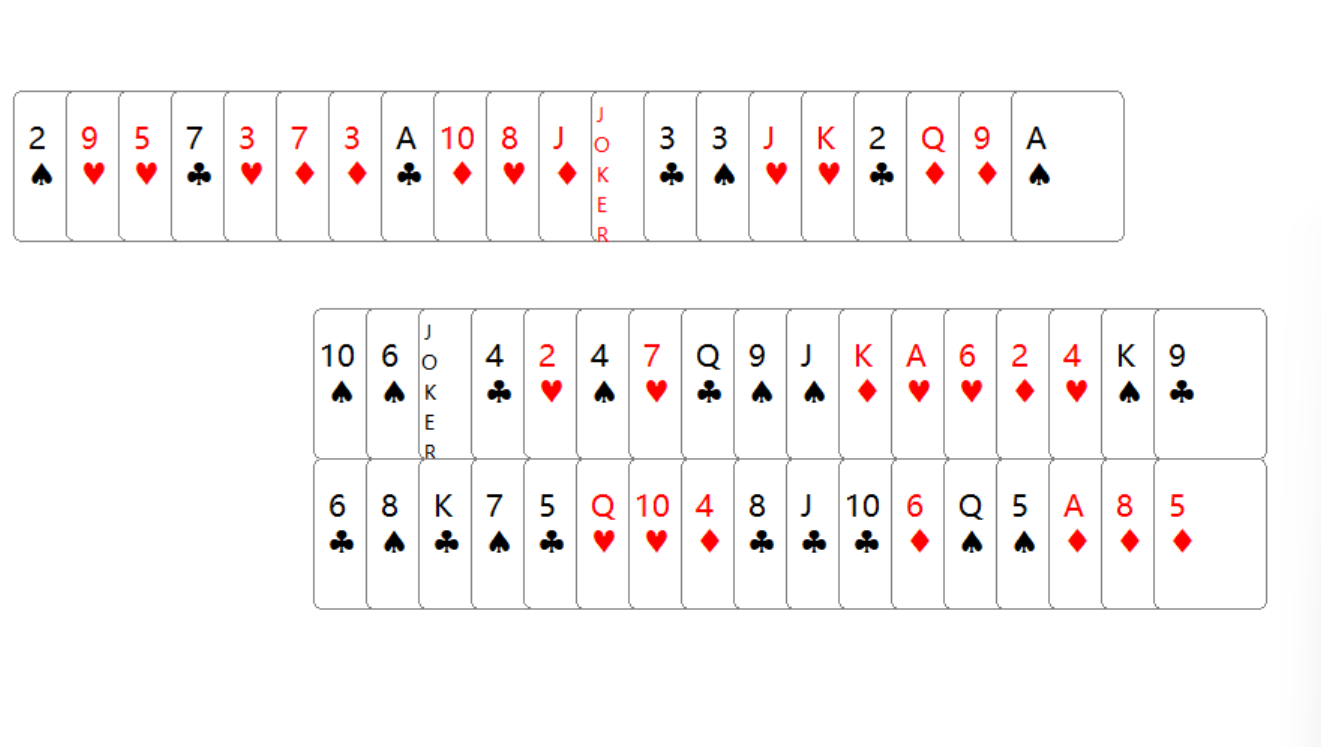

Write the Python code that produced this figure.
import random as r
import turtle as t
t.hideturtle()
t.speed(0)
pk=['红心 A','红心 2','红心 3','红心 4','红心 5','红心 6','红心 7','红心 8', '红心 9','红心10','红心 J','红心 Q','红心 K',
'黑桃 A','黑桃 2','黑桃 3', '黑桃 4','黑桃 5','黑桃 6','黑桃 7','黑桃 8', '黑桃 9','黑桃10','黑桃 J', '黑桃 Q','黑桃 K',
'方块 A','方块 2','方块 3','方块 4','方块 5','方块 6','方块 7','方块 8', '方块 9','方块10','方块 J','方块 Q','方块 K',
'梅花 A','梅花 2','梅花 3','梅花 4','梅花 5','梅花 6','梅花 7','梅花 8', '梅花 9','梅花10','梅花 J','梅花 Q','梅花 K',
'  小王','  大王']
dz=[]
nm1=[]
nm2=[]
def yd(x,y):
    t.penup()
    t.goto(x,y)
    t.pendown()
def pm(x,y):
    yd(x,y)
    for i in range(2):
        t.color("grey","white")
        t.begin_fill()
        t.forward(65)
        t.circle(5,90)
        t.forward(90)
        t.circle(5,90)
        t.end_fill()
        
def zt(x,y):
    pm(x,y)
    yd(x+5,y+30)







    
#t.write(,font=("微软雅黑", 50, "normal"))
for i in range(17):
    num=r.randint(0,len(pk)-1)
    dz.append(pk[num])
    zt(-600+i*35,245)
    if(dz[i][0:2]=="红心"):
        t.color("red")
        t.write('\u2665',font=("微软雅黑", 20, "normal"))
        yd(-600+i*35,300)
        t.write(dz[i][2:4],font=("微软雅黑", 15, "normal"))
    if(dz[i][0:2]=="黑桃"):
        t.color("black")
        t.write('\u2660',font=("微软雅黑", 20, "normal"))
        yd(-600+i*35,300)
        t.write(dz[i][2:4],font=("微软雅黑", 15, "normal")) 
    if(dz[i][0:2]=="方块"):
        t.color("red")
        t.write('\u2666',font=("微软雅黑", 20, "normal"))
        yd(-600+i*35,300)
        t.write(dz[i][2:4],font=("微软雅黑", 15, "normal")) 
    if(dz[i][0:2]=="梅花"):
        t.color("black")
        t.write('\u2663',font=("微软雅黑", 20, "normal"))
        yd(-600+i*35,300)
        t.write(dz[i][2:4],font=("微软雅黑", 15, "normal")) 
    if(dz[i][2:4]=="小王"):
        t.color("black")
        yd(-600+i*35,320)
        t.write("J",font=("微软雅黑", 10, "normal"))
        yd(-602+i*35,300)
        t.write("O",font=("微软雅黑", 10, "normal"))
        yd(-600+i*35,280)
        t.write("K",font=("微软雅黑", 10, "normal"))
        yd(-600+i*35,260)
        t.write("E",font=("微软雅黑", 10, "normal"))
        yd(-600+i*35,240)
        t.write("R",font=("微软雅黑", 10, "normal"))
    if(dz[i][2:4]=="大王"):
        t.color("red")
        yd(-600+i*35,320)
        t.write("J",font=("微软雅黑", 10, "normal"))
        yd(-602+i*35,300)
        t.write("O",font=("微软雅黑", 10, "normal"))
        yd(-600+i*35,280)
        t.write("K",font=("微软雅黑", 10, "normal"))
        yd(-600+i*35,260)
        t.write("E",font=("微软雅黑", 10, "normal"))
        yd(-600+i*35,240)
        t.write("R",font=("微软雅黑", 10, "normal"))
    del pk[num]

    num=r.randint(0,len(pk)-1)
    nm1.append(pk[num])
    zt(-400+i*35,100)
    
    if(nm1[i][0:2]=="红心"):
        t.color("red")
        t.write('\u2665',font=("微软雅黑", 20, "normal"))
        yd(-400+i*35,155)
        t.write(nm1[i][2:4],font=("微软雅黑", 15, "normal"))
    if(nm1[i][0:2]=="黑桃"):
        t.color("black")
        t.write('\u2660',font=("微软雅黑", 20, "normal"))
        yd(-400+i*35,155)
        t.write(nm1[i][2:4],font=("微软雅黑", 15, "normal")) 
    if(nm1[i][0:2]=="方块"):
        t.color("red")
        t.write('\u2666',font=("微软雅黑", 20, "normal"))
        yd(-400+i*35,155)
        t.write(nm1[i][2:4],font=("微软雅黑", 15, "normal")) 
    if(nm1[i][0:2]=="梅花"):
        t.color("black")
        t.write('\u2663',font=("微软雅黑", 20, "normal"))
        yd(-400+i*35,155)
        t.write(nm1[i][2:4],font=("微软雅黑", 15, "normal")) 
    if(nm1[i][2:4]=="小王"):
        t.color("black")
        yd(-400+i*35,175)
        t.write("J",font=("微软雅黑", 10, "normal"))
        yd(-402+i*35,155)
        t.write("O",font=("微软雅黑", 10, "normal"))
        yd(-400+i*35,135)
        t.write("K",font=("微软雅黑", 10, "normal"))
        yd(-400+i*35,115)
        t.write("E",font=("微软雅黑", 10, "normal"))
        yd(-400+i*35,95)
        t.write("R",font=("微软雅黑", 10, "normal"))
    if(nm1[i][2:4]=="大王"):
        t.color("red")
        yd(-400+i*35,175)
        t.write("J",font=("微软雅黑", 10, "normal"))
        yd(-402+i*35,155)
        t.write("O",font=("微软雅黑", 10, "normal"))
        yd(-400+i*35,135)
        t.write("K",font=("微软雅黑", 10, "normal"))
        yd(-400+i*35,115)
        t.write("E",font=("微软雅黑", 10, "normal"))
        yd(-400+i*35,95)
        t.write("R",font=("微软雅黑", 10, "normal"))
    del pk[num]
    
    num=r.randint(0,len(pk)-1)
    nm2.append(pk[num])
    zt(-400+i*35,0)
    if(nm2[i][0:2]=="红心"):
        t.color("red")
        t.write('\u2665',font=("微软雅黑", 20, "normal"))
        yd(-400+i*35,55)
        t.write(nm2[i][2:4],font=("微软雅黑", 15, "normal"))
    if(nm2[i][0:2]=="黑桃"):
        t.color("black")
        t.write('\u2660',font=("微软雅黑", 20, "normal"))
        yd(-400+i*35,55)
        t.write(nm2[i][2:4],font=("微软雅黑", 15, "normal")) 
    if(nm2[i][0:2]=="方块"):
        t.color("red")
        t.write('\u2666',font=("微软雅黑", 20, "normal"))
        yd(-400+i*35,55)
        t.write(nm2[i][2:4],font=("微软雅黑", 15, "normal")) 
    if(nm2[i][0:2]=="梅花"):
        t.color("black")
        t.write('\u2663',font=("微软雅黑", 20, "normal"))
        yd(-400+i*35,55)
        t.write(nm2[i][2:4],font=("微软雅黑", 15, "normal")) 
    if(nm2[i][2:4]=="小王"):
        t.color("black")
        yd(-400+i*35,75)
        t.write("J",font=("微软雅黑", 10, "normal"))
        yd(-402+i*35,55)
        t.write("O",font=("微软雅黑", 10, "normal"))
        yd(-400+i*35,35)
        t.write("K",font=("微软雅黑", 10, "normal"))
        yd(-400+i*35,15)
        t.write("E",font=("微软雅黑", 10, "normal"))
        yd(-400+i*35,-5)
        t.write("R",font=("微软雅黑", 10, "normal"))
    if(nm2[i][2:4]=="大王"):
        t.color("red")
        yd(-400+i*35,75)
        t.write("J",font=("微软雅黑", 10, "normal"))
        yd(-402+i*35,55)
        t.write("O",font=("微软雅黑", 10, "normal"))
        yd(-400+i*35,35)
        t.write("K",font=("微软雅黑", 10, "normal"))
        yd(-400+i*35,15)
        t.write("E",font=("微软雅黑", 10, "normal"))
        yd(-400+i*35,-5)
        t.write("R",font=("微软雅黑", 10, "normal"))
    del pk[num]

       

for j in range(1,4): 
    num=r.randint(0,len(pk)-1)
    dz.append(pk[num])
    zt(-600+i*35+j*35,245)
    if(dz[i+j][0:2]=="红心"):
        t.color("red")
        t.write('\u2665',font=("微软雅黑", 20, "normal"))
        yd(-600+i*35+j*35,300)
        t.write(dz[i+j][2:4],font=("微软雅黑", 15, "normal"))
    if(dz[i+j][0:2]=="黑桃"):
        t.color("black")
        t.write('\u2660',font=("微软雅黑", 20, "normal"))
        yd(-600+i*35+j*35,300)
        t.write(dz[i+j][2:4],font=("微软雅黑", 15, "normal")) 
    if(dz[i+j][0:2]=="方块"):
        t.color("red")
        t.write('\u2666',font=("微软雅黑", 20, "normal"))
        yd(-600+i*35+j*35,300)
        t.write(dz[i+j][2:4],font=("微软雅黑", 15, "normal")) 
    if(dz[i+j][0:2]=="梅花"):
        t.color("black")
        t.write('\u2663',font=("微软雅黑", 20, "normal"))
        yd(-600+i*35+j*35,300)
        t.write(dz[i+j][2:4],font=("微软雅黑", 15, "normal")) 
    if(dz[i+j][2:4]=="小王"):
        t.color("black")
        yd(-600+i*35+j*35,320)
        t.write("J",font=("微软雅黑", 10, "normal"))
        yd(-602+i*35+j*35,300)
        t.write("O",font=("微软雅黑", 10, "normal"))
        yd(-600+i*35+j*35,280)
        t.write("K",font=("微软雅黑", 10, "normal"))
        yd(-600+i*35+j*35,260)
        t.write("E",font=("微软雅黑", 10, "normal"))
        yd(-600+i*35+j*35,240)
        t.write("R",font=("微软雅黑", 10, "normal"))
    if(dz[i+j][2:4]=="大王"):
        t.color("red")
        yd(-600+i*35+j*35,320)
        t.write("J",font=("微软雅黑", 10, "normal"))
        yd(-602+i*35+j*35,300)
        t.write("O",font=("微软雅黑", 10, "normal"))
        yd(-600+i*35+j*35,280)
        t.write("K",font=("微软雅黑", 10, "normal"))
        yd(-600+i*35+j*35,260)
        t.write("E",font=("微软雅黑", 10, "normal"))
        yd(-600+i*35+j*35,240)
        t.write("R",font=("微软雅黑", 10, "normal"))
    del pk[num]
"""t.color("black")
yd(-598,310)
t.write("J",font=("微软雅黑", 10, "normal"))
yd(-600,295)
t.write("O",font=("微软雅黑", 10, "normal"))
yd(-598,280)
t.write("K",font=("微软雅黑", 10, "normal"))
yd(-598,245)
t.write("E",font=("微软雅黑", 10, "normal"))
yd(-598,230)
t.write("R",font=("微软雅黑", 10, "normal"))"""
















    
"""
for i in range(17):
    num=r.randint(0,len(pk)-1)
    dz.append(pk[num])
    zt(-600+i*70,200,dz[i])
    del pk[num]
    num=r.randint(0,len(pk)-1)
    nm1.append(pk[num])
    zt(-400+i*70,100,nm1[i])
    del pk[num]
    num=r.randint(0,len(pk)-1)
    nm2.append(pk[num])
    zt(-400+i*70,0,nm2[i])
    del pk[num]
for j in range(1,4): 
    num=r.randint(0,len(pk)-1)
    dz.append(pk[num])
    zt(-600+i*70+j*70,200,dz[i+j])
    del pk[num]"""
